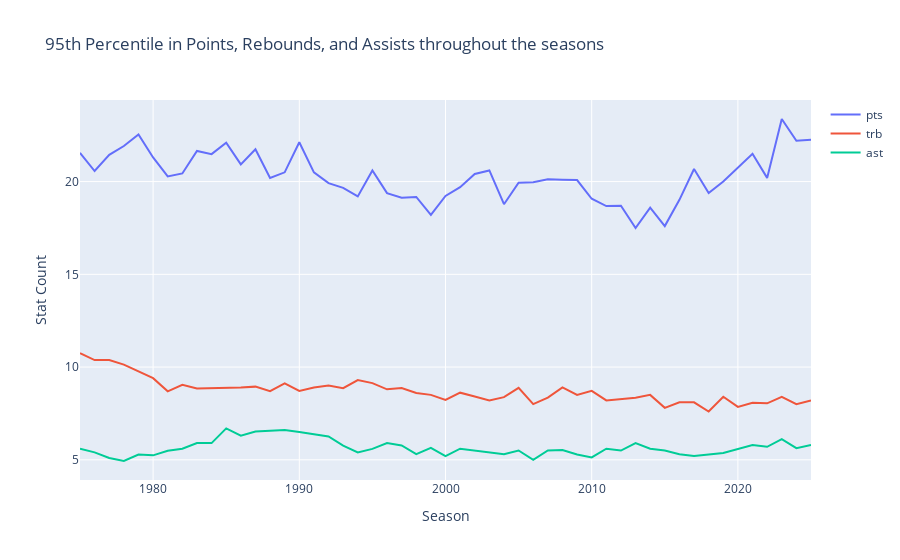

Notebook code cell kept with this figure:
### Markdown cell above
Using Plotly, lets graph the changes in what the threshold for being in the top 95% of points, rebounds, and assists is through the 1975-2025 seasons! We will also be establishing our DataFrame that gives us the thresholds for each season, which we will use for the next part of this question!

### Code cell
season_thresholds = pd.DataFrame()
for season in range(2025, 1974, -1):
    season_thresholds[season] = get_stat_thresholds(player_stats, season, .95)
fig = go.Figure()
for stat in ["pts_per_game", "trb_per_game", "ast_per_game"]:
    fig.add_trace(go.Scatter(
        x=season_thresholds.columns,
        y=season_thresholds.loc[stat].values,
        mode="lines",
        name=stat[0:3]
    ))

fig.update_layout(title="95th Percentile in Points, Rebounds, and Assists throughout the seasons",
                  xaxis_title="Season", yaxis_title="Stat Count")

fig.show()

### Figure 1 — Plotly figure (JSON) as saved in the notebook; plotly's stock layout.template omitted (floating-point values rounded to 4 significant figures)
{"data": [{"mode": "lines", "name": "pts", "type": "scatter", "x": [2025, 2024, 2023, 2022, 2021, 2020, 2019, 2018, 2017, 2016, 2015, 2014, 2013, 2012, 2011, 2010, 2009, 2008, 2007, 2006, 2005, 2004, 2003, 2002, 2001, 2000, 1999, 1998, 1997, 1996, 1995, 1994, 1993, 1992, 1991, 1990, 1989, 1988, 1987, 1986, 1985, 1984, 1983, 1982, 1981, 1980, 1979, 1978, 1977, 1976, 1975], "y": [22.26, 22.2, 23.37, 20.2, 21.5, 20.75, 20, 19.39, 20.68, 19.01, 17.6, 18.6, 17.5, 18.7, 18.68, 19.07, 20.08, 20.1, 20.12, 19.97, 19.94, 18.78, 20.6, 20.41, 19.7, 19.23, 18.21, 19.17, 19.14, 19.38, 20.6, 19.2, 19.66, 19.91, 20.5, 22.12, 20.5, 20.2, 21.74, 20.93, 22.09, 21.48, 21.65, 20.44, 20.28, 21.3, 22.54, 21.92, 21.44, 20.57, 21.55]}, {"mode": "lines", "name": "trb", "type": "scatter", "x": [2025, 2024, 2023, 2022, 2021, 2020, 2019, 2018, 2017, 2016, 2015, 2014, 2013, 2012, 2011, 2010, 2009, 2008, 2007, 2006, 2005, 2004, 2003, 2002, 2001, 2000, 1999, 1998, 1997, 1996, 1995, 1994, 1993, 1992, 1991, 1990, 1989, 1988, 1987, 1986, 1985, 1984, 1983, 1982, 1981, 1980, 1979, 1978, 1977, 1976, 1975], "y": [8.2, 8, 8.4, 8.045, 8.08, 7.85, 8.4, 7.6, 8.1, 8.1, 7.8, 8.5, 8.34, 8.25, 8.2, 8.715, 8.5, 8.9, 8.35, 8, 8.88, 8.38, 8.2, 8.41, 8.62, 8.225, 8.5, 8.6, 8.87, 8.8, 9.135, 9.3, 8.86, 9, 8.9, 8.71, 9.115, 8.7, 8.945, 8.9, 8.895, 8.88, 8.85, 9.04, 8.69, 9.4, 9.77, 10.13, 10.38, 10.37, 10.75]}, {"mode": "lines", "name": "ast", "type": "scatter", "x": [2025, 2024, 2023, 2022, 2021, 2020, 2019, 2018, 2017, 2016, 2015, 2014, 2013, 2012, 2011, 2010, 2009, 2008, 2007, 2006, 2005, 2004, 2003, 2002, 2001, 2000, 1999, 1998, 1997, 1996, 1995, 1994, 1993, 1992, 1991, 1990, 1989, 1988, 1987, 1986, 1985, 1984, 1983, 1982, 1981, 1980, 1979, 1978, 1977, 1976, 1975], "y": [5.8, 5.63, 6.115, 5.7, 5.8, 5.6, 5.365, 5.285, 5.2, 5.3, 5.5, 5.6, 5.9, 5.5, 5.6, 5.13, 5.29, 5.53, 5.5, 5, 5.5, 5.3, 5.4, 5.505, 5.6, 5.2, 5.64, 5.31, 5.77, 5.9, 5.59, 5.4, 5.76, 6.26, 6.4, 6.5, 6.6, 6.55, 6.53, 6.3, 6.695, 5.9, 5.9, 5.6, 5.49, 5.24, 5.285, 4.935, 5.1, 5.4, 5.6]}], "layout": {"title": {"text": "95th Percentile in Points, Rebounds, and Assists throughout the seasons"}, "xaxis": {"title": {"text": "Season"}}, "yaxis": {"title": {"text": "Stat Count"}}}}
